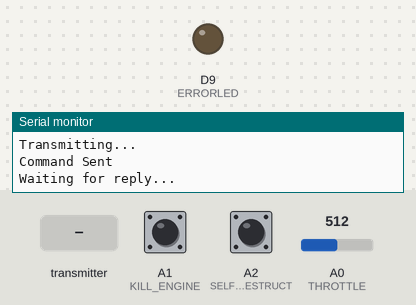
This sketch was run on a simulated Arduino Zero (SAMD21). Parts: output pins drawn as LEDs (lit = HIGH), the last lines printed to the serial monitor. Dashed ring = blinking. Inputs (shaded band) come from the test bench; at power-on: A1 (KILL_ENGINE) HIGH, A0 (THROTTLE) = 512, A2 (SELF_DESTRUCT) HIGH. No radio packets arrive unless stated; pins used as bus, display or sensor lines are not drawn.

Above: at 1.3 s.
1.4 s: the transmitter starts sending buf.0 = 0
3.1 s: the transmitter starts sending buf.1 = 64
6.6 s: A1 (KILL_ENGINE) pulled LOW for 3.2 s
At 7.8 s:
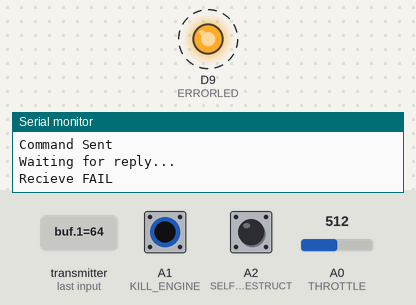
11.3 s: the transmitter starts sending buf.0 = 64
12.8 s: the transmitter starts sending buf.0 = 128
Timing chart, 0 to 15.8 s (numbered marks = the images above; inputs shaded):
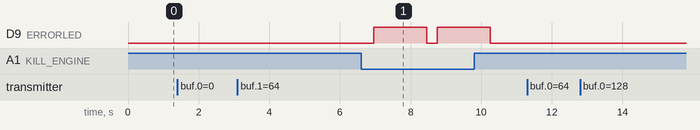

Measured:
- after the input at 6.6 s, D9 (ERRORLED): alternates HIGH for 1.5 s and LOW for 0.29 s, starting after 0.37 s

The sketch:

Sketch1.ino
```cpp
//Mission Controller


#include <SPI.h>
#include <RH_RF95.h>


// Change to 434.0 or other frequency, must match RX's freq!
#define RF95_FREQ 434.0

#define RFM95_CS		5
#define RFM95_RST		6
#define ERRORLED		9
#define RFM95_INT		10

#define THROTTLE		14
#define KILL_ENGINE		15
#define SELF_DESTRUCT	16

//Mission Control caller ID
const uint8_t MC_ID = 0x77;

//Flight Computer caller ID
const uint8_t FC_ID = 0x64;

//two types of commands: set state & set throttle
uint8_t CMD_SET_STATE = 0x01; // B 0000 0001;
uint8_t CMD_SET_THROTTLE = 0x02; // B 0000 0010;

//the command I will be sending: nr.1-command type, nr.2-value and nr.3-error check.
const int COMMAND_size = 3;
uint8_t COMMAND[COMMAND_size];
uint8_t CMD_TYPE;
uint8_t CMD_VALUE;
uint8_t CMD_CHECK;

//the data I will be recieving from the Flight Computer
uint8_t DATA_TYPE;
uint8_t DATA_VALUE;
uint8_t DATA_ERROR;


bool KILL_SWITCH = false;
bool FAIL_SAFE = false;

enum STATE_NAMES { START, TEST, READY, IGNITION, ASCENT, COASTING, APOGEE, DESCENT, LAND, DISABLE, RESET, SELFDESTRUCT };

//Things to print on lcd:
char currentState[8];

// Singleton instance of the radio driver
RH_RF95 rf95(RFM95_CS, RFM95_INT);

// packet counter, we increment per transmission
int16_t packetnum = 0;

void setup()
{
	pinMode(RFM95_RST, OUTPUT);
	digitalWrite(RFM95_RST, HIGH);
	pinMode(ERRORLED, OUTPUT);
	digitalWrite(ERRORLED, LOW);
	pinMode(THROTTLE, INPUT);
	pinMode(KILL_ENGINE, INPUT_PULLUP);
	pinMode(SELF_DESTRUCT, INPUT_PULLUP);


	//Serial.begin(115200);
	//while (!Serial) {
	//  delay(1);
	//}

	delay(100);

	Serial.println("Initializing");

	// manual reset
	digitalWrite(RFM95_RST, LOW);
	delay(10);
	digitalWrite(RFM95_RST, HIGH);
	delay(10);

	while (!rf95.init()) {
		Serial.println("Connection failed!");
		while (1);
	}
	Serial.println("Connection achieved!");

	// Defaults after init are 434.0MHz, modulation GFSK_Rb250Fd250, +13dbM
	if (!rf95.setFrequency(RF95_FREQ)) {
		Serial.println("setFrequency failed");
		while (1);
	}
	Serial.print("Frequency set to: "); Serial.println(RF95_FREQ);

	// Defaults after init are 434.0MHz, 13dBm, Bw = 125 kHz, Cr = 4/5, Sf = 128chips/symbol, CRC on

	// The default transmitter power is 13dBm, using PA_BOOST.
	// If you are using RFM95/96/97/98 modules which uses the PA_BOOST transmitter pin, then
	// you can set transmitter powers from 5 to 23 dBm:
	rf95.setTxPower(23, false);
}

void readThrottle()
{
	//The entire voltage range is read with 32 bits and converted to 8 bits (1 byte) for transmission..
	float SCALE = 0.25;
	uint32_t temp_VALUE = analogRead(THROTTLE);
	CMD_VALUE = SCALE * temp_VALUE;
}

void setState(uint8_t state)
{
	switch (state)
	{
	case 0:
		CMD_VALUE = START;
		break;
	case 1:
		CMD_VALUE = TEST;
		break;
	case 2:
		CMD_VALUE = READY;
		break;
	case 3:
		CMD_VALUE = IGNITION;
		break;
	case 4:
		CMD_VALUE = ASCENT;
		break;
	case 5:
		CMD_VALUE = COASTING;
		break;
	case 6:
		CMD_VALUE = APOGEE;
		break;
	case 7:
		CMD_VALUE = DESCENT;
		break;
	case 8:
		CMD_VALUE = LAND;
		break;
	case 9:
		CMD_VALUE = DISABLE;
		break;
	case 10:
		CMD_VALUE = RESET;
		break;
	case 11:
		CMD_VALUE = SELFDESTRUCT;
		break;
	default:
		break;
	}
}

void setCommandType(uint8_t temp)
{
	switch (temp)
	{
	case 0x01:
		CMD_TYPE = CMD_SET_STATE;
	case 0x02:
		CMD_TYPE = CMD_SET_THROTTLE;
	default:
		break;
	}
}

void sendCOMMAND()
{
	//check is the XOR of TYPE and VALUE
	CMD_CHECK = CMD_TYPE ^ CMD_VALUE;
	COMMAND[0] = CMD_TYPE;
	COMMAND[1] = CMD_VALUE;
	COMMAND[2] = CMD_CHECK;
	digitalWrite(ERRORLED, LOW);
	checkButtons();
	rf95.setHeaderId(MC_ID);
	Serial.println("Transmitting...");
	rf95.send((uint8_t *)COMMAND, COMMAND_size);
	delay(10);
	rf95.waitPacketSent();
	Serial.println("Command Sent");
	recieveDATA();
}

void recieveDATA()
{
	uint8_t buf[COMMAND_size];
	uint8_t len = sizeof(buf);
	checkButtons();
	Serial.println("Waiting for reply...");
	//MAX wait for DATA is set 1 sec.
	if (rf95.waitAvailableTimeout(1000))
	{
		if (rf95.recv(buf, &len))
		{
			if (buf[2] == (buf[0] ^ buf[1]))
			{
				DATA_TYPE = buf[0];
				DATA_VALUE = buf[1];
				DATA_ERROR = buf[2];

				switch (DATA_TYPE)
				{
				case 0x01:
					Serial.print("BATT_VOLTAGE: ");
					Serial.println(buf[1]);
					//Serial.println(DATA_VALUE);
					break;
				case 0x02:
					Serial.println("ACK COMMAND");
					break;
				case 0x03:
					Serial.println("Command FAIL");
					digitalWrite(ERRORLED, HIGH);
					break;
				default:
					Serial.println("FAILED");
					break;
				}
			}
			else
			{
				Serial.println("Recieve FAIL");
				digitalWrite(ERRORLED, HIGH);

			}
			//Serial.println((char*)buf);
			//Serial.print("RSSI: ");
			//Serial.println(rf95.lastRssi(), DEC);
		}
		else
		{
			Serial.println("Receive failed");
			digitalWrite(ERRORLED, HIGH);							//DATA_TYPE: 1-data, 2-ack, 3-error
		}
	}
	else
	{
		Serial.println("ACK not received");
		digitalWrite(ERRORLED, HIGH);
	}

}

void checkButtons()
{
	if (!digitalRead(KILL_ENGINE))
	{
		KILL_SWITCH = true;
	}
	if (!digitalRead(SELF_DESTRUCT))
	{
		FAIL_SAFE = true;
	}
}

void loop()
{

	checkButtons();
	if (KILL_SWITCH)
	{

		setCommandType(2);
		setState(9);
		sendCOMMAND();
		delay(1500);
		KILL_SWITCH = false;
	}
	if (FAIL_SAFE)
	{

		setCommandType(1);
		setState(11);
		sendCOMMAND();
		delay(1500);
		FAIL_SAFE = false;
	}
	//if time passed (skoða excel check listann fyrir states) skipta um state og eitthvað svoleiðis...
	//annars alltaf senda throttle stillingar.
	setCommandType(2);
	readThrottle();
	sendCOMMAND();


	//ég sendi stærð sem er *strengur
	//og byrjar á radiopacket í minninu, og ég ætla að senda 20 sæti.

	//Þetta er það sem ég ætla að senda:
	//ég ætla að hafa 4 byte, fyrsta er ID, annað er message type, þriðja
	//er value. Fyrstu þrjú byte-in eru XOR-uð saman og það sett í fjórða byte-ið.
	//að XOR-a saman er ^ merkið. þegar pakkinn er móttekinn eru 3 fyrstu bætin
	//aftur XOR-uð saman og það borið saman við fjórða byte-ið úr sendingunni.
	//Ef scramble == 4th byte recieved -> allt er í lagi. Halda áfram.


}
```
